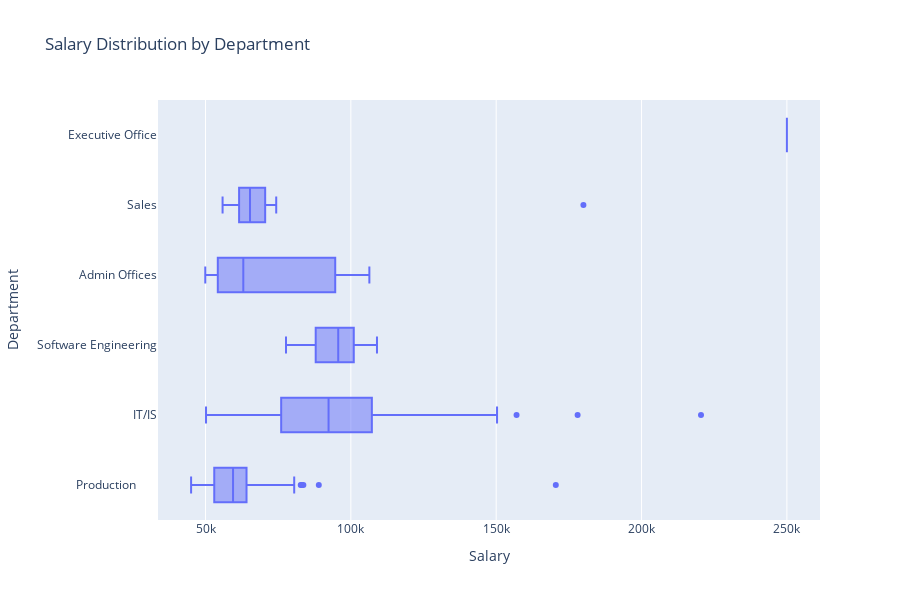

Notebook cell for this chart:
### Markdown cell above
---

### 🎯 Example 4: Salary distribution by department

▶️ Draw horizontal box plots of `Salary` by `Department`.

### Code cell
# YOUR CODE BEGINS
fig = px.box(
    df_hr,
    x="Salary",
    y="Department",
    title="Salary Distribution by Department",
    height=600,
)
fig.show()
# YOUR CODE ENDS

### Figure 1 — Plotly figure (JSON) as saved in the notebook; plotly's stock layout.template omitted (floating-point values rounded to 4 significant figures; data arrays with more than 128 entries replaced by an {"elided": "..."} marker saying what was removed)
{"data": [{"alignmentgroup": "True", "hovertemplate": "Salary=%{x}<br>Department=%{y}<extra></extra>", "legendgroup": "", "marker": {"color": "#636efa"}, "name": "", "notched": false, "offsetgroup": "", "orientation": "h", "showlegend": false, "type": "box", "x": {"elided": "311 int values"}, "x0": " ", "xaxis": "x", "y": {"elided": "311 str values"}, "y0": " ", "yaxis": "y"}], "layout": {"boxmode": "group", "height": 600, "legend": {"tracegroupgap": 0}, "title": {"text": "Salary Distribution by Department"}, "xaxis": {"anchor": "y", "domain": [0, 1], "title": {"text": "Salary"}}, "yaxis": {"anchor": "x", "domain": [0, 1], "title": {"text": "Department"}}}}
